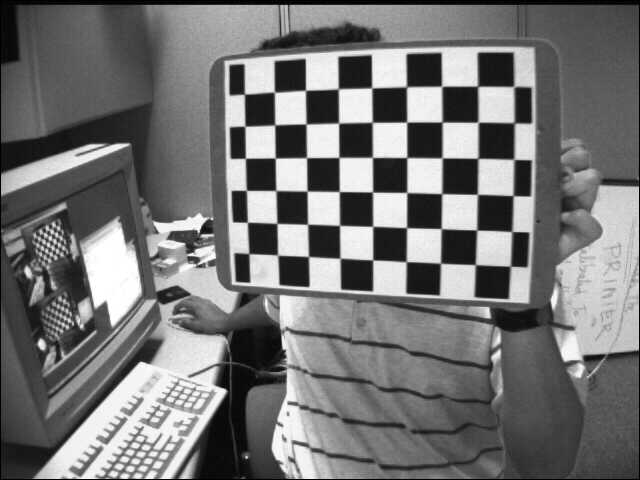
#> input picture OCVVision/imagesUndistort/left01.jpg, 640 x 480 px; its folder holds only this picture in this run
$ python undistort.py
#> lines starting #> are read from the running program, lines starting #| are printed output that depends on the picture
import cv2, glob, os
import numpy as np
from PIL import Image

#-------------------------------------------------------------------------------------------------
# ARREGO DE DISTORCIÓN DE CAMARA CALIBRACIÓN
# Tamaño del tablero de ajedrez (número de esquinas internas)
num_corners_x = 7
num_corners_y = 6

# Lista para almacenar puntos de objeto (3D) y puntos de imagen (2D) de todas las imágenes.
objpoints = []  # Puntos de objeto en 3D
imgpoints = []  # Puntos de imagen en 2D

# Ruta a las imágenes de calibración
imagenes = glob.glob("imagesUndistort/*.jpg")

# Utilizar solo los primeros dos imágenes para la depuración
debug_images = imagenes[:2]

# Preparar puntos de objeto en el mundo real
objp = np.zeros((num_corners_x * num_corners_y, 3), np.float32)
objp[:, :2] = np.mgrid[0:num_corners_x, 0:num_corners_y].T.reshape(-1, 2)

# Variables para el procesamiento de las imágenes
gray = None  # Definir gray fuera del loop

# Procesamiento de imágenes para calibración
for fname in imagenes:
    img = cv2.imread(fname)
#> img is the input picture: shape (480, 640, 3); min 0, max 255, mean 116.6
    if img is None:
        print(f"Error reading image: {fname}")
        continue

    gray = cv2.cvtColor(img, cv2.COLOR_BGR2GRAY)

    ret, corners = cv2.findChessboardCorners(gray, (num_corners_x, num_corners_y), None)
#> ret = True; corners = 42 rows, first 8: [475.4, 264.8], [440.5, 263.2], [405.9, 261.5], [372.9, 259.9], [340.6, 258.5], [308.7, 256.4], [277.6, 255.1], [476.7, 230.1]
    if not ret:
        print(f"Chessboard corners not found in image: {fname}")
        continue

    objpoints.append(objp)
    imgpoints.append(corners)

# Calibrar la cámara y obtener los parámetros de corrección de distorsión
if len(objpoints) > 0 and len(imgpoints) > 0:
    ret, mtx, dist, rvecs, tvecs = cv2.calibrateCamera(objpoints, imgpoints, gray.shape[::-1], None, None)
#> ret = 0.277; mtx = [[952.5, 0, 264.8], [0, 920.9, 336.8], [0, 0, 1]]; dist = [[-1.08, 4.13, -0.0705, 0.0644, -17.48]]; rvecs = ([-0.715, 0.467, -3],); tvecs = ([5.75, -1.96, 26.15],)
else:
    print("No valid calibration data.")

# Corregir distorsión y guardar las imágenes corregidas
output_directory = "./resultsUndistort/"
if not os.path.exists(output_directory):
    os.makedirs(output_directory)

for fname in imagenes:
    img = cv2.imread(fname)
    gray = cv2.cvtColor(img, cv2.COLOR_BGR2GRAY)
    h, w = gray.shape
#> h = 480; w = 640
    newcameramtx, roi = cv2.getOptimalNewCameraMatrix(mtx, dist, (w, h), 1, (w, h))
#> newcameramtx = [[734.4, 0, 286], [0, 756.1, 308.8], [0, 0, 1]]; roi = (82, 32, 493, 393)
    undistorted_img = cv2.undistort(gray, mtx, dist, None, newcameramtx)
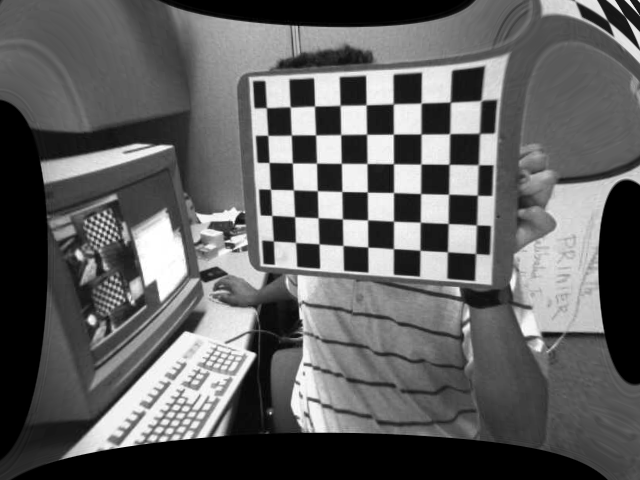
#> undistorted_img: shape (480, 640); min 0, max 255, mean 97.3

    output_filename = 'undistorted_' + os.path.basename(fname)

    try:
        pil_img = Image.fromarray(undistorted_img)
        pil_img.save(os.path.join(output_directory, output_filename))
        print(f"Saved: {output_filename}")
    except Exception as e:
        print(f"Error saving {output_filename}: {e}")

$ run again, on OCVVision/imagesUndistort/left06.jpg
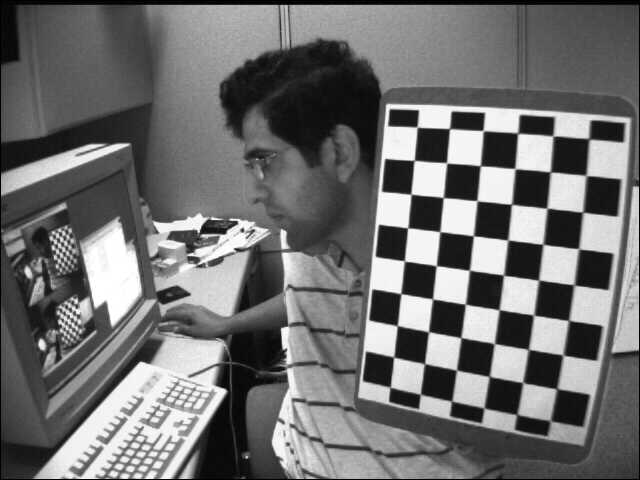
#> input picture OCVVision/imagesUndistort/left06.jpg, 640 x 480 px
#> img is the input picture: shape (480, 640, 3); min 0, max 255, mean 111.6
#> `ret, corners = cv2.findChessboardCorners(gray, (num_corners_x, num_cor..`: ret = True; corners = 42 rows, first 8: [393.4, 357.4], [397.1, 325.6], [400.9, 293.6], [404.5, 261], [407.6, 227.9], [411.1, 194.4], [414.3, 160.3], [425.3, 364.2]
#> `ret, mtx, dist, rvecs, tvecs = cv2.calibrateCamera(objpoints, imgpoint..`: ret = 0.413; mtx = [[658.3, 0, 400.5], [0, 619.1, 240.7], [0, 0, 1]]; dist = [[-0.00165, -5.7, -0.00663, -0.0288, 25.74]]; rvecs = ([-0.336, 0.424, -1.42],); tvecs = ([-0.173, 3.58, 18.81],)
#> newcameramtx = [[859.2, 0, 302.2], [0, 592.9, 238.7], [0, 0, 1]]; roi = (148, 170, 440, 140)
#> `undistorted_img = cv2.undistort(gray, mtx, dist, None, newcameramtx)`:
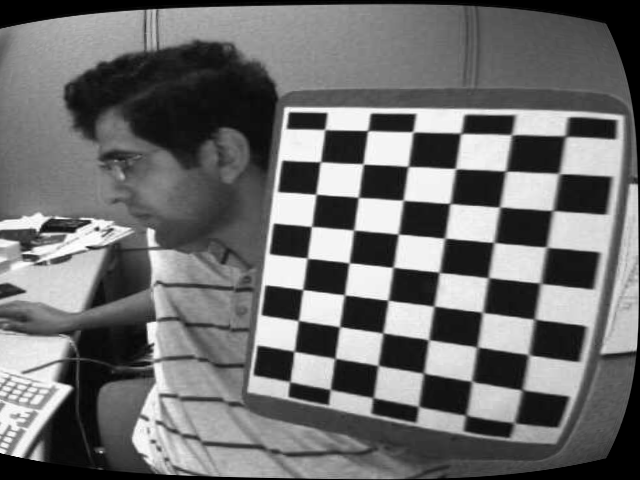
#> undistorted_img: shape (480, 640); min 0, max 255, mean 110.6

$ run again, on OCVVision/imagesUndistort/left07.jpg
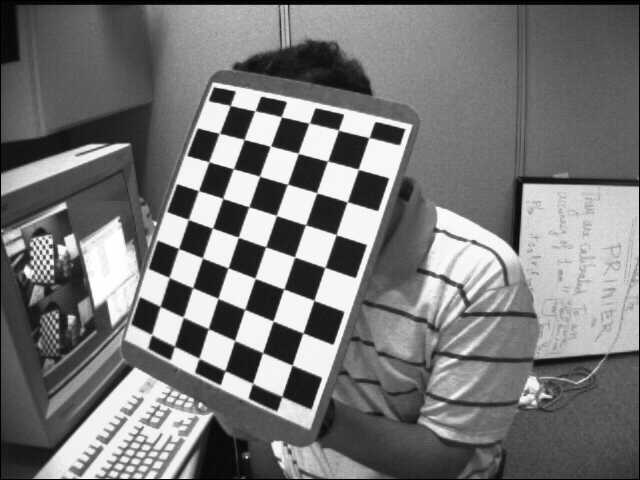
#> input picture OCVVision/imagesUndistort/left07.jpg, 640 x 480 px
#> img is the input picture: shape (480, 640, 3); min 0, max 255, mean 119.5
#> `ret, corners = cv2.findChessboardCorners(gray, (num_corners_x, num_cor..`: ret = True; corners = 42 rows, first 8: [160.1, 306.3], [169.2, 277.3], [178.8, 248.6], [188.3, 219.5], [198.8, 190.6], [209.1, 161.8], [219.5, 133.3], [182.9, 316.8]
#> `ret, mtx, dist, rvecs, tvecs = cv2.calibrateCamera(objpoints, imgpoint..`: ret = 0.251; mtx = [[415.7, 0, 342.6], [0, 424.2, 262.8], [0, 0, 1]]; dist = [[0.0148, -1.46, -0.0141, 0.0109, 3.75]]; rvecs = ([-0.253, 0.102, -1.24],); tvecs = ([-6.1, 1.46, 13.24],)
#> newcameramtx = [[562.4, 0, 277.1], [0, 418.8, 254.1], [0, 0, 1]]; roi = (159, 190, 266, 138)
#> `undistorted_img = cv2.undistort(gray, mtx, dist, None, newcameramtx)`:
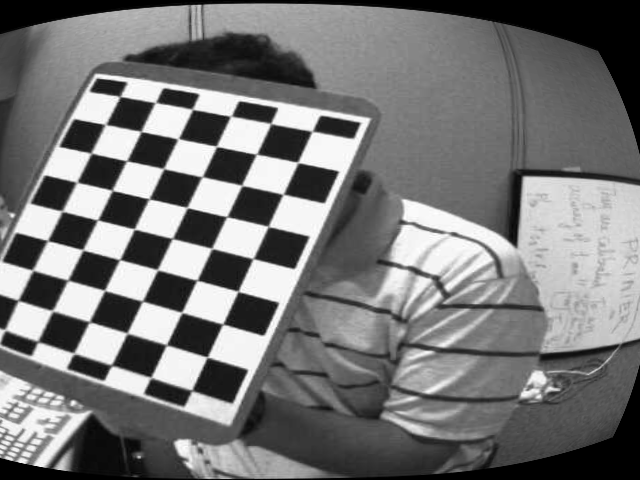
#> undistorted_img: shape (480, 640); min 0, max 255, mean 118.7

$ run again, on OCVVision/imagesUndistort/left02.jpg
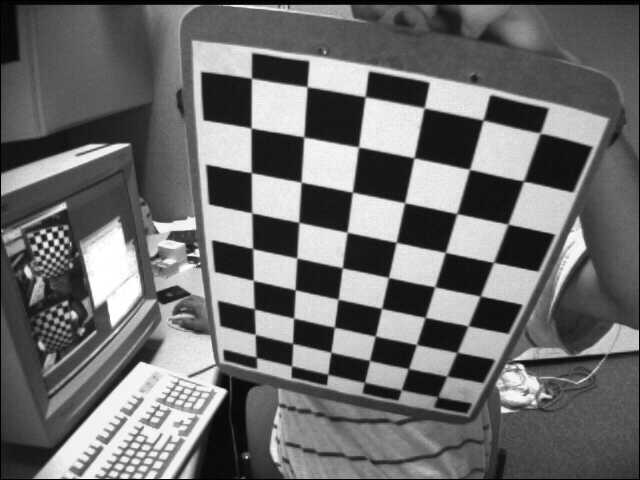
#> input picture OCVVision/imagesUndistort/left02.jpg, 640 x 480 px
#> img is the input picture: shape (480, 640, 3); min 0, max 255, mean 109
#> `ret, corners = cv2.findChessboardCorners(gray, (num_corners_x, num_cor..`: ret = True; corners = 42 rows, first 8: [254.7, 308.6], [253.5, 280.5], [252.6, 248.4], [252.4, 213.8], [251.5, 172.4], [251.8, 128.6], [251.5, 77.99], [293.3, 318]
#> `ret, mtx, dist, rvecs, tvecs = cv2.calibrateCamera(objpoints, imgpoint..`: ret = 0.686; mtx = [[565.9, 0, 313.1], [0, 610, 220.3], [0, 0, 1]]; dist = [[-0.54, 1.91, 0.0034, 0.016, -5.08]]; rvecs = ([0.446, 0.713, -1.35],); tvecs = ([-1.45, 2.02, 13.67],)
#> newcameramtx = [[565.9, 0, 313.1], [0, 485.5, 198.8], [0, 0, 1]]; roi = (0, 23, 639, 381)
#> `undistorted_img = cv2.undistort(gray, mtx, dist, None, newcameramtx)`:
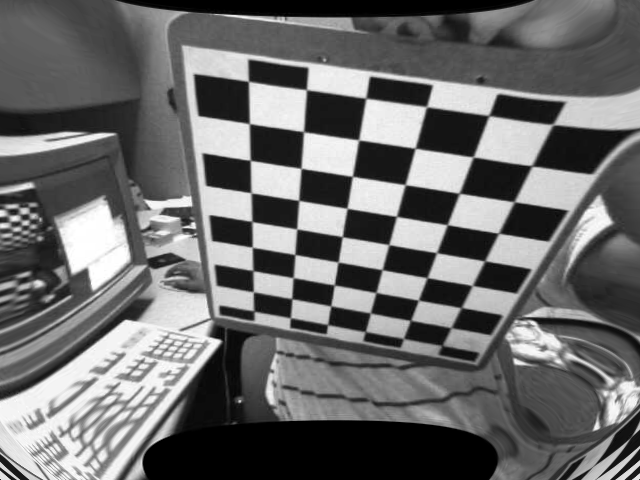
#> undistorted_img: shape (480, 640); min 0, max 255, mean 106.9
